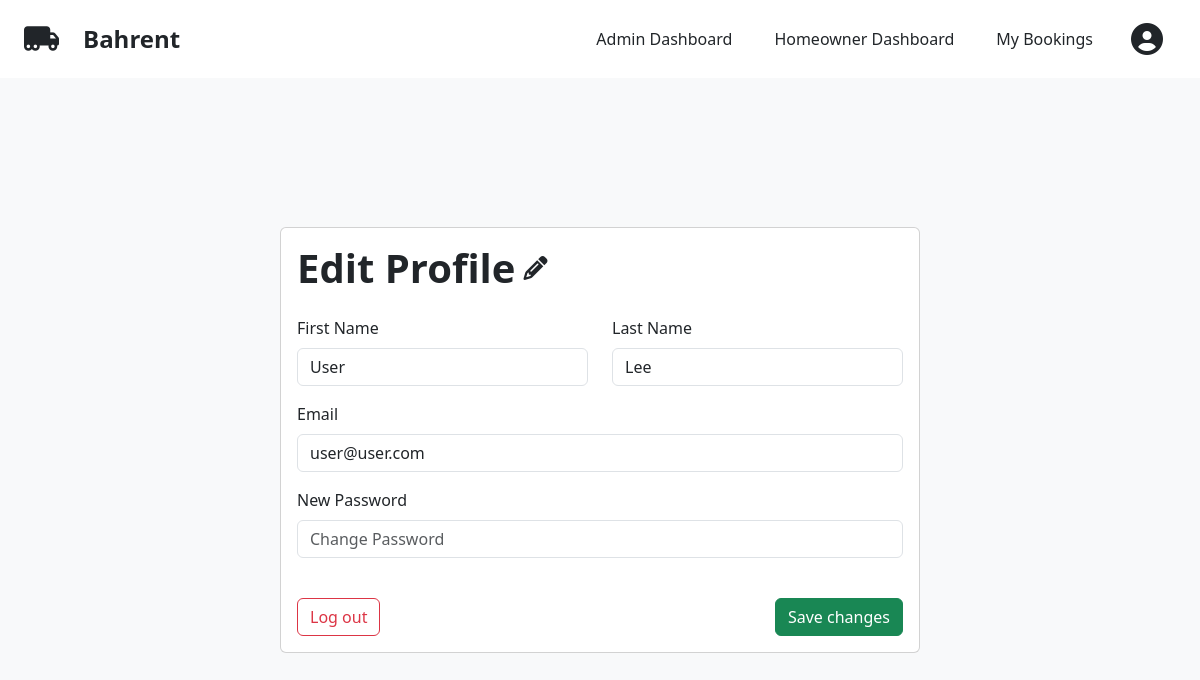
Screenshot of /profile.php (signed in) with the database file from the repository.
### tables this page shows
CREATE TABLE `users` (
  `user_id` int(11) NOT NULL,
  `email` varchar(255) NOT NULL,
  `password` varchar(255) NOT NULL,
  `first_name` varchar(50) NOT NULL,
  `last_name` varchar(50) NOT NULL,
  `role` enum('admin','homeowner','user') NOT NULL,
  `suspended` tinyint(1) NOT NULL DEFAULT 0
);

### controllers/BaseController.php (called while the page is built, shortened)
<?php
abstract class BaseController
{
    protected function render(string $view, array $data = []): void
    {
        extract($data);
        require __DIR__ . '/../views/' . $view . '.phtml';
        require __DIR__ . '/../views/_layout.php';
    }
}

### controllers/ProfileController.php (called while the page is built, shortened)
<?php
require_once 'BaseController.php';
class ProfileController extends BaseController
{
    public function index()
    {
        $this->render('profile', [
            'title' => 'Profile Page'
        ]);
    }
}

### models/User.php (called while the page is built, shortened)
<?php
class User
{
    public function __construct(string $id, string $firstName, string $lastName, string $email, UserRole $role, bool $suspended = false)
    {
        $this->firstName = $firstName;
        $this->lastName = $lastName;
        $this->email = $email;
    }
    private static function fromRow(array $row): User
    {
        return new User(
            $row['user_id'],
            $row['first_name'],
            $row['last_name'],
            $row['email'],
            UserRole::from($row['role']),
            (bool)$row['suspended']
        );
    }
    public static function fromSession(): ?User
    {
        $userId = $_SESSION[USER_SESSION_KEY];
        return self::getById($userId);
    }
    public static function getById($id)
    {
        $conn = Database::getInstance()->getConnection();
        $stmt = $conn->prepare("SELECT * FROM users WHERE user_id = ?");
        $stmt->execute([$id]);
        $row = $stmt->fetch(PDO::FETCH_ASSOC);
        return $row ? self::fromRow($row) : null;
    }
}

### views/profile.phtml (the view, shortened to what this page needs)
<?php
require_once __DIR__ . '/../models/User.php';
?>
<div class="d-flex flex-grow-1 flex-column align-items-center justify-content-center bg-light">
    <div class="card w-100" style="max-width: 40rem;">
        <div class="card-body">
            <div class="d-flex align-items-center gap-2 pb-4">
                <h1 class="text-dark fw-bold mb-0">Edit Profile</h1>
                <i class="fa-solid fa-pencil fs-4"></i>
            </div>
            <form action="<? PREFIX ?>/profile.php" method="post">
                <div class="row">
                    <div class="col-md-6 mb-3">
                        <label for="first_name" class="form-label">First Name</label>
                        <input type="text" id="first_name" name="first_name" placeholder="First Name" required
                            value="<?= User::fromSession()->firstName ?>"
                            class="form-control" />
                    </div>
                    <div class="col-md-6 mb-3">
                        <label for="last_name" class="form-label">Last Name</label>
                        <input type="text" id="last_name" name="last_name" placeholder="Last Name" required
                            value="<?= User::fromSession()->lastName ?>"
                            class="form-control" />
                    </div>
                    <div class="col-md-12 mb-3">
                        <label for="email" class="form-label">Email</label>
                        <input type="email" id="email" name="email" placeholder="Email" required
                            value="<?= User::fromSession()->email ?>"
                            class="form-control" />
                    </div>
                    <div class="col-md-12 mb-3">
                        <label for="password" class="form-label">New Password</label>
                        <input type="password" id="password" name="password" placeholder="Change Password" required
                            class="form-control" />
                    </div>
                </div>
                <div class="d-flex justify-content-between mt-4">
                    <a href="/logout.php" class="btn btn-outline-danger">
                        Log out
                    </a>
                    <button type="submit" class="btn btn-success">
                        Save changes
                    </button>
                </div>
            </form>
        </div>
    </div>
</div>

### rows the page displays
users: first_name "User", last_name "Lee", email "user@user.com"
